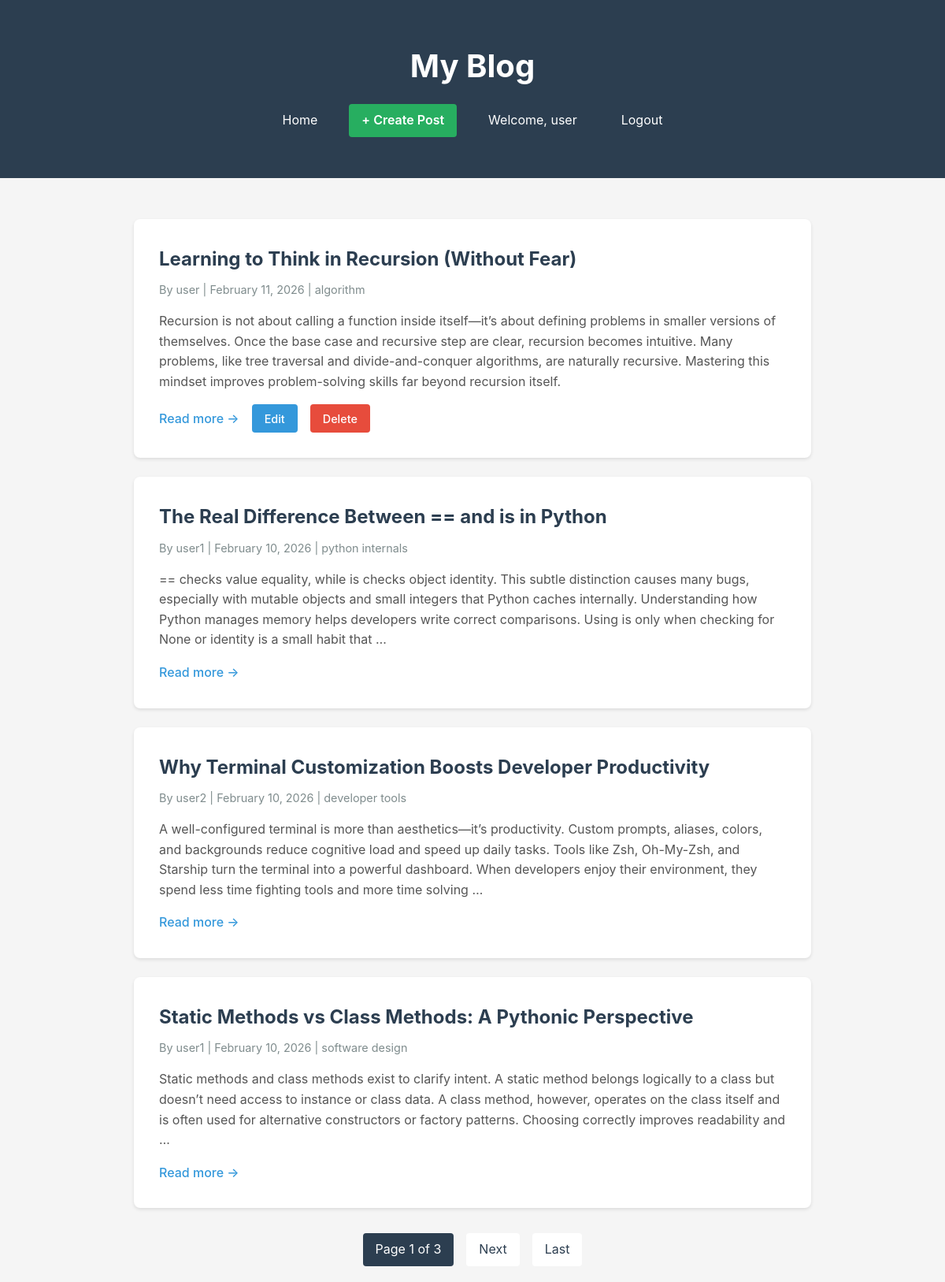
The app's page / (signed in) with its own data.
### blog/models.py (models this page shows, shortened)
class Post(models.Model):
    STATUS_CHOICES = (
        ('draft', 'Draft'),
        ('published', 'Published')
    )
    title = models.CharField(max_length=200)
    slug = models.SlugField(unique=True, max_length=100, blank=True)
    author = models.ForeignKey(User, on_delete=models.CASCADE, related_name='blog_posts')
    content = models.TextField()
    category = models.CharField(max_length=100, blank=True, null=True)
    status = models.CharField(max_length=10, choices=STATUS_CHOICES, default='draft')
    created_at = models.DateTimeField(auto_now_add=True)
    updated_at = models.DateTimeField(auto_now=True)
    class Meta:
        ordering = ['-created_at']

### blog/views.py (the view)
# urls.py: path('', views.post_list, name='home'),
def post_list(request):
    posts_list = Post.objects.filter(status='published').order_by('-created_at')
    paginator = Paginator(posts_list, 4)  # 4 posts per page
    page_number = request.GET.get('page')
    posts = paginator.get_page(page_number)
    context = {
        'posts': posts,
        'is_paginated': posts.has_other_pages(),
        'page_obj': posts
    }
    return render(request, 'home.html', context)

### blog/templates/home.html (shortened to what this page needs)
<!DOCTYPE html>
<html lang="en">
<head>
</head>
<body>
    <header>
        <div class="container">
            <h1>My Blog</h1>
            <nav class="header-nav">
                <a href="{% url 'home' %}" class="nav-link">Home</a>
                {% if user.is_authenticated %}
                    <a href="{% url 'post_create' %}" class="nav-link btn-create">+ Create Post</a>
                    <span class="nav-link">Welcome, {{ user.username }}</span>
                    <a href="{% url 'logout' %}" class="nav-link">Logout</a>
                {% else %}
                    <a href="{% url 'login' %}" class="nav-link">Login</a>
                {% endif %}
            </nav>
        </div>
    </header>
    <div class="container">
        {% if posts %}
            {% for post in posts %}
            <article class="post">
                <h2>
                    <a href="{% url 'post_detail' post.slug %}">{{ post.title }}</a>
                </h2>
                <div class="post-meta">
                    By {{ post.author.username }} | {{ post.created_at|date:"F d, Y" }}
                    {% if post.category %}
                        | <span>{{ post.category }}</span>
                    {% endif %}
                </div>
                <div class="post-excerpt">
                    {{ post.content|truncatewords:50 }}
                </div>
                <div class="post-actions">
                    <a href="{% url 'post_detail' post.slug %}" class="read-more">Read more →</a>
                    {% if user.is_authenticated and user == post.author %}
                        <a href="{% url 'post_update' post.slug %}" class="btn-edit">Edit</a>
                        <a href="{% url 'post_delete' post.slug %}" class="btn-delete">Delete</a>
                    {% endif %}
                </div>
            </article>
            {% endfor %}
            {% if is_paginated %}
            <div class="pagination">
                <span class="current">
                    Page {{ page_obj.number }} of {{ page_obj.paginator.num_pages }}
                </span>
                {% if page_obj.has_next %}
                    <a href="?page={{ page_obj.next_page_number }}">Next</a>
                    <a href="?page={{ page_obj.paginator.num_pages }}">Last</a>
                {% endif %}
            </div>
            {% endif %}
        {% else %}
            <div class="no-posts">
                <h2>No posts yet</h2>
                <p>Check back later for new content!</p>
            </div>
        {% endif %}
    </div>
</body>
</html>

### blog/templates/home.html (style rules this page uses)
* { margin: 0; padding: 0; box-sizing: border-box; }
body { font-family: -apple-system, BlinkMacSystemFont, "Segoe UI", Roboto, "Helvetica Neue", Arial, sans-serif; line-height: 1.6; color: #333; background-color: #f5f5f5; }
.container { max-width: 900px; margin: 0 auto; padding: 20px; }
header { background: #2c3e50; color: white; padding: 2rem 0; margin-bottom: 2rem; }
header h1 { text-align: center; font-size: 2.5rem; margin-bottom: 1rem; }
.header-nav { display: flex; justify-content: center; align-items: center; gap: 1.5rem; flex-wrap: wrap; }
.nav-link { color: white; text-decoration: none; padding: 0.5rem 1rem; border-radius: 4px; transition: background 0.3s; }
.btn-create { background: #27ae60; font-weight: 600; }
.post { background: white; padding: 2rem; margin-bottom: 1.5rem; border-radius: 8px; box-shadow: 0 2px 4px rgba(0,0,0,0.1); }
.post h2 { color: #2c3e50; margin-bottom: 0.5rem; }
.post h2 a { color: #2c3e50; text-decoration: none; }
.post-meta { color: #7f8c8d; font-size: 0.9rem; margin-bottom: 1rem; }
.post-excerpt { color: #555; margin-bottom: 1rem; }
.post-actions { display: flex; gap: 1rem; align-items: center; }
.read-more { display: inline-block; color: #3498db; text-decoration: none; font-weight: 500; }
.btn-edit, .btn-delete { display: inline-block; padding: 0.4rem 1rem; border-radius: 4px; text-decoration: none; font-size: 0.9rem; font-weight: 500; }
.btn-edit { background: #3498db; color: white; }
.btn-delete { background: #e74c3c; color: white; }
.pagination { display: flex; justify-content: center; gap: 1rem; margin-top: 2rem; }
.pagination a, .pagination span { padding: 0.5rem 1rem; background: white; border-radius: 4px; text-decoration: none; color: #2c3e50; }
.pagination .current { background: #2c3e50; color: white; }

### records on screen
Post: title "Learning to Think in Recursion (Without Fear)", author.username "user", created_at "February 11, 2026", category "algorithm", content "Recursion is not about calling a function inside itself—it’s about defining problems in smaller versions of themselves. Once the base case and recursive step are clear, recursion becomes intuitive. Many problems, like tree traversal and divide-and-conquer algorithms, are naturally recursive. Mastering this mindset improves problem-solving skills far beyond recursion itself.", shows "Edit"
Post: title "The Real Difference Between == and is in Python", author.username "user1", created_at "February 10, 2026", category "python internals", content "== checks value equality, while is checks object identity. This subtle distinction causes many bugs, especially with mutable objects and small integers that Python caches internally. Understanding how Python manages memory helps developers write correct comparisons. Using is only when checking for None or identity is a small habit that …"
Post: title "Why Terminal Customization Boosts Developer Productivity", author.username "user2", created_at "February 10, 2026", category "developer tools", content "A well-configured terminal is more than aesthetics—it’s productivity. Custom prompts, aliases, colors, and backgrounds reduce cognitive load and speed up daily tasks. Tools like Zsh, Oh-My-Zsh, and Starship turn the terminal into a powerful dashboard. When developers enjoy their environment, they spend less time fighting tools and more time solving …"
Post: title "Static Methods vs Class Methods: A Pythonic Perspective", author.username "user1", created_at "February 10, 2026", category "software design", content "Static methods and class methods exist to clarify intent. A static method belongs logically to a class but doesn’t need access to instance or class data. A class method, however, operates on the class itself and is often used for alternative constructors or factory patterns. Choosing correctly improves readability and …"

### other values on screen
{{ user.username }} "user"
{{ page_obj.number }} "1"
{{ page_obj.paginator.num_pages }} "3"
